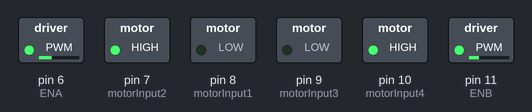
A sketch run on a simulated Arduino Uno, built with avr-gcc and run on an emulated ATmega328P. On the bench: switched loads named in the sketch (green lamp = pin HIGH).

Above: at 0.55 s.
At 10.95 s:
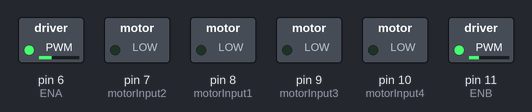
Timing chart, 0 to 12.6 s (numbered marks = the images above):
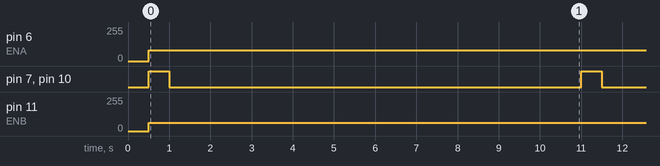

Measured:
- by itself, pin 6 (ENA): 0/255 → 80/255 at 0.50 s
- by itself, pin 7 (motorInput2), pin 10 (motorInput4): alternates HIGH for 0.50 s and LOW for 10.0 s
- by itself, pin 11 (ENB): 0/255 → 63/255 at 0.50 s

The sketch:

Motors.ino
```cpp
unsigned int ENA = 6;
unsigned int motorInput1 = 8;
unsigned int motorInput2 = 7;
unsigned int motorInput3 = 9;
unsigned int motorInput4 = 10;
unsigned int ENB = 11;

//Initial Speed of Motor
unsigned int initial_motor_speed = 80;

void setup() {
  pinMode(motorInput1, OUTPUT);
  pinMode(motorInput2, OUTPUT);
  pinMode(motorInput3, OUTPUT);
  pinMode(motorInput4, OUTPUT);

  pinMode(ENA, OUTPUT);
  pinMode(ENB, OUTPUT);


  Serial.begin(9600);
  delay(500);
}

void loop() {
  analogWrite(ENA, initial_motor_speed); //Left Motor Speed
  analogWrite(ENB, 0.79 * initial_motor_speed); //Right Motor Speed = 0.79 * Left Motor Speed

 forward();
  delay(500);
  //sharpRightTurn();
  //delay(500);
//  right();
//  delay(500);
//  forward();
//  delay(1000);
//  sharpLeftTurn();
//  delay(500);
//  left();
//  delay(1000);
//  reverse();
//  delay(1000);
  stop_bot();
  delay(10000);
}

void forward() {
  /*The pin numbers and high, low values might be different depending on your connections */
  digitalWrite(motorInput1, LOW);
  digitalWrite(motorInput2, HIGH);
  digitalWrite(motorInput3, LOW);
  digitalWrite(motorInput4, HIGH);
}
void reverse() {
  /*The pin numbers and high, low values might be different depending on your connections */
  digitalWrite(motorInput1, HIGH);
  digitalWrite(motorInput2, LOW);
  digitalWrite(motorInput3, HIGH);
  digitalWrite(motorInput4, LOW);
}
void right() {
  /*The pin numbers and high, low values might be different depending on your connections */
  digitalWrite(motorInput1, LOW);
  digitalWrite(motorInput2, HIGH);
  digitalWrite(motorInput3, LOW);
  digitalWrite(motorInput4, LOW);
}
void left() {
  /*The pin numbers and high, low values might be different depending on your connections */
  digitalWrite(motorInput1, LOW);
  digitalWrite(motorInput2, LOW);
  digitalWrite(motorInput3, LOW);
  digitalWrite(motorInput4, HIGH);
}
void sharpRightTurn() {
  /*The pin numbers and high, low values might be different depending on your connections */
  digitalWrite(motorInput1, LOW);
  digitalWrite(motorInput2, HIGH);
  digitalWrite(motorInput3, HIGH);
  digitalWrite(motorInput4, LOW);
}
void sharpLeftTurn() {
  /*The pin numbers and high, low values might be different depending on your connections */
  digitalWrite(motorInput1, HIGH);
  digitalWrite(motorInput2, LOW);
  digitalWrite(motorInput3, LOW);
  digitalWrite(motorInput4, HIGH);
}
void stop_bot() {
  /*The pin numbers and high, low values might be different depending on your connections */
  digitalWrite(motorInput1, LOW);
  digitalWrite(motorInput2, LOW);
  digitalWrite(motorInput3, LOW);
  digitalWrite(motorInput4, LOW);
}
```
